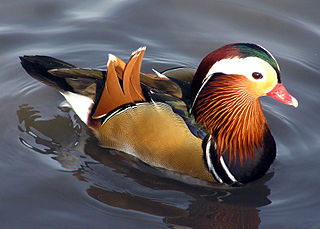
#> input picture W20-ImageProcessing/ColorPixelTheory/test_image.png, 320 x 229 px
$ jupyter execute 'Color Pixel Theory and Image Representation.ipynb'
#> lines starting #> are read from the running program, lines starting #| are printed output that depends on the picture
<h1><b>Color Pixel Theory and Image Representation using PIL

## Table of Contents

- [<b>Functions used in PIL</b>](#bfunctions-used-in-pilb)
  - [<b> Loading an Image using PIL](#b-loading-an-image-using-pil)
  - [<b> Conversion of RGB to Grayscale](#b-conversion-of-rgb-to-grayscale)
  - [<b> Conversion of RGB to HSV](#b-conversion-of-rgb-to-hsv)

## <b>Functions used in PIL</b>

*   open() - It is used to read an image from the given path.
*   load() - It is used to extract the pixel map from the image.

*   display() - It is used to display an image.
*   size - It returns the width and height of an image.

*   getpixel() - It loops over the pixel values and returns the values of the three channels.
*   save() - It is used to save an image.

*   convert() - It is used to convert an image into the required format. For example, converting an RGB image to HSV.
*   getchannel() - It is used to get each individual channel from the image.

### <b> Loading an Image using PIL

[cell 1]
# Mounting the drive
# from google.colab import drive
# drive.mount('/content/drive')

[cell 2]
# Importing the Libraries
import PIL
from PIL import Image
import matplotlib.pyplot as plt

[cell 3]
# Loading the path of the image
#image_path = '/content/drive/MyDrive/test_image.png'
image_path = 'test_image.png'

# Import an image
image = Image.open(image_path)
#> image is the input picture: PIL image 320x229 RGB; mean R, G, B 100.3, 92.2, 93

# Extracting pixel map:
pixel_matrix = image.load()

[cell 4]
display(image)

<b> Size: </b> It returns the width and height of the image.

[cell 5]
# width and height of the image:
width, height = image.size
#> width = 320; height = 229
print(width, height)
#| 320 229

### <b> Conversion of RGB to Grayscale

<b> The grayscale image is obtained by finding the average of the three channels of an RGB image.</b>
*   The Mathematical Formula to convert an RGB image to grayscale is as shown below:

<b>
<center><h1>
$\frac{(R+G+B)}{3}$

[cell 6]
for i in range(width):
    for j in range(height):

        # getting the RGB pixel values.
        r, g, b,= image.getpixel((i, j))

        # Apply formula of grayscale:

        grayscale = (r+g+b)/3  # grayscale normal average

        # setting the pixel value.
        pixel_matrix[i, j] = (int(grayscale), int(grayscale), int(grayscale))

[cell 7]
display(image)
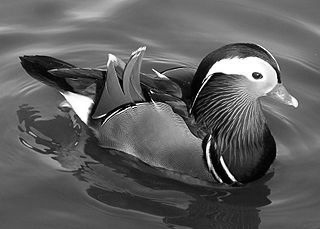
#> shown: PIL image 320x229 RGB; min 0, max 255, mean 94.8

*   This common formula for obtaining a grayscale image is theoretically correct, but an improved formula has been obtained by researchers from the weighted average of the pixel intensities of red, blue, and green colors which can be shown as:

<b>
<center><h1>
${(0.299R+0.587G+0.114B)}$

[cell 8]
for i in range(width):
    for j in range(height):

        # getting the RGB pixel values.
        r, g, b,= image.getpixel((i, j))

        # Apply formula of weighted wavelengths to obtain grayscale:

        grayscale = (0.299*r + 0.587*g + 0.114*b)   # grayscale weighted average

        # setting the pixel value.
        pixel_matrix[i, j] = (int(grayscale), int(grayscale), int(grayscale))

[cell 9]
# Saving the final output as "grayscale.png":
image.save("grayscale.png", format="png")

[cell 10]
display(image)

### <b> Conversion of RGB to HSV

[cell 11]
#image_path = '/content/drive/MyDrive/test_image.png'
image_path = 'test_image.png'
image=Image.open(image_path)
image=image.convert('HSV')
#> image: PIL image 320x229 HSV; mean H, S, V 127.8, 76.5, 113.6
plt.imshow(image)

<b> Visualizing the three channels of a HSV image

[cell 12]
display(image.getchannel('H'))
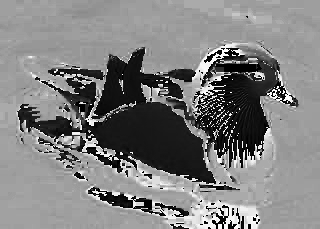
#> shown: PIL image 320x229 L; min 0, max 254, mean 127.8

[cell 13]
display(image.getchannel('S'))
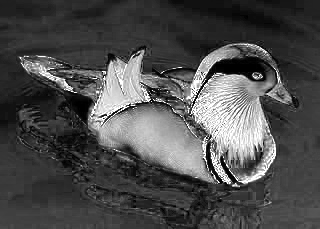
#> shown: PIL image 320x229 L; min 0, max 255, mean 76.5

[cell 14]
display(image.getchannel('V'))
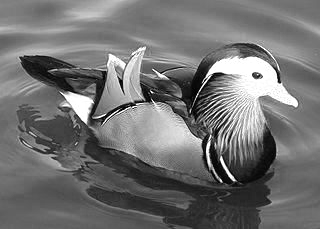
#> shown: PIL image 320x229 L; min 0, max 255, mean 113.6

<b> Visualizing the three channels of an RGB image

[cell 15]
#image_path = '/content/drive/MyDrive/test_image.png'
image_path = 'test_image.png'
image=image.convert('RGB')
#> image: PIL image 320x229 RGB
plt.imshow(image.getchannel('R'))
plt.set_cmap("Reds")
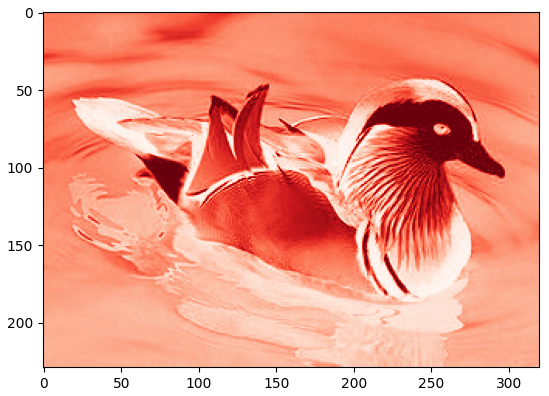
#> figure drawn by matplotlib, 1 panel

[cell 16]
plt.imshow(image.getchannel('G'))
plt.set_cmap("Greens")
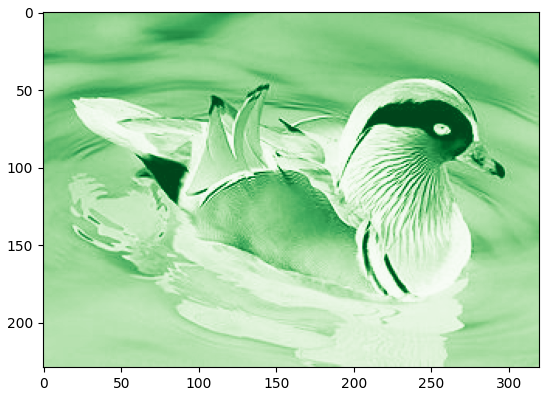
#> figure drawn by matplotlib, 1 panel

[cell 17]
plt.imshow(image.getchannel('B'))
plt.set_cmap("Blues")
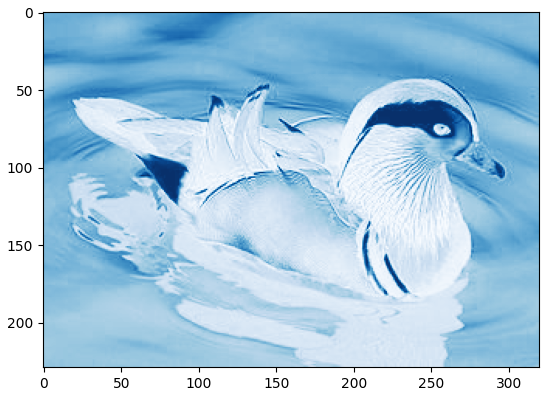
#> figure drawn by matplotlib, 1 panel
